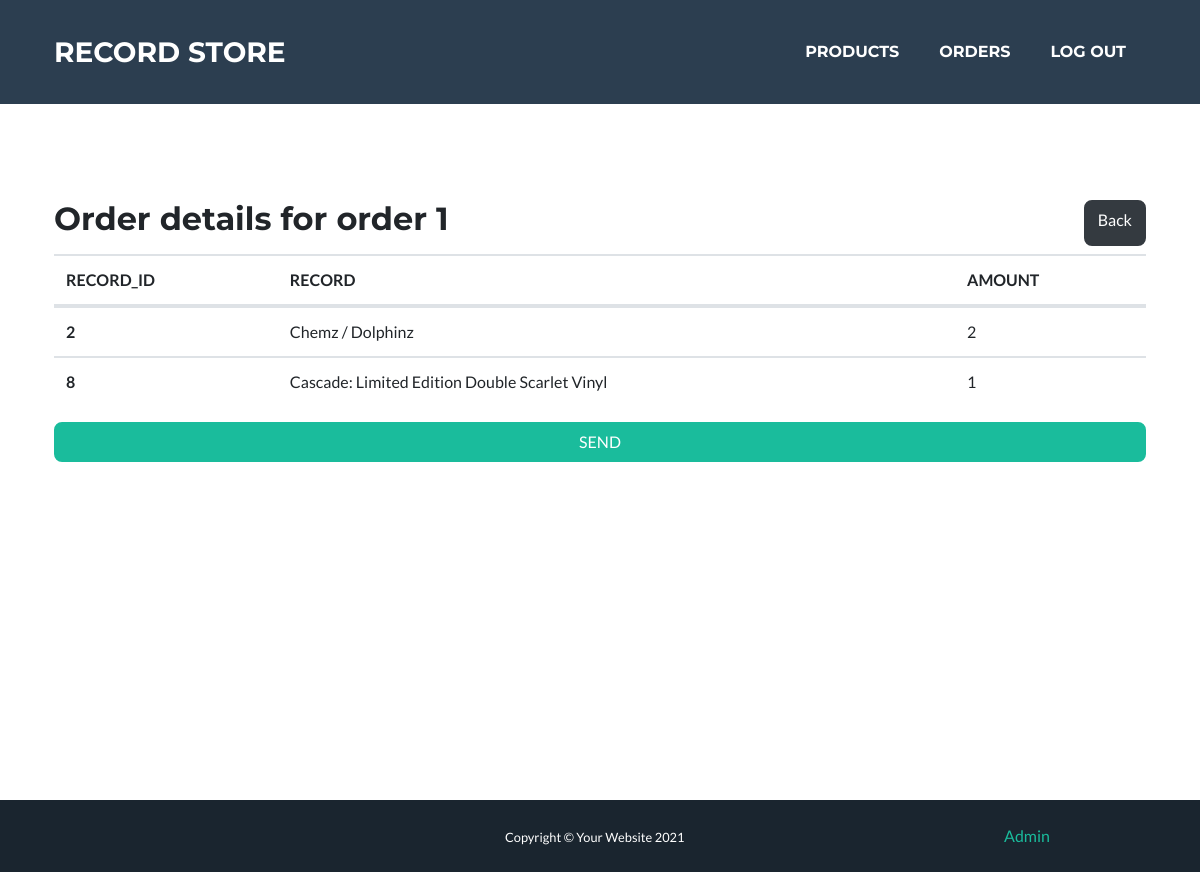
The app's page /admin/orders/1 (signed in) with its own data.
### tables this page shows
CREATE TABLE `orders` (
  `id_order` int(11) NOT NULL,
  `sent` tinyint(1) DEFAULT NULL,
  `timestamp` timestamp NULL DEFAULT CURRENT_TIMESTAMP,
  `id_customer` int(11) NOT NULL
);

CREATE TABLE `order_details` (
  `orders_id_order` int(11) NOT NULL,
  `records_id_record` int(11) NOT NULL,
  `amount` int(11) DEFAULT NULL
);

CREATE TABLE `records` (
  `id_record` int(11) NOT NULL,
  `title` varchar(200) DEFAULT NULL,
  `description` varchar(1000) DEFAULT NULL,
  `price` decimal(11,0) DEFAULT NULL,
  `year_released` varchar(4) DEFAULT NULL,
  `cover` varchar(45) DEFAULT NULL,
  `stock` int(11) NOT NULL,
  `for_sale` tinyint(1) NOT NULL DEFAULT '1'
);

### models/Database.php (called while the page is built, shortened)
<?php
class Database
{
    private $conn = null;
    public function __construct($database, $username = "root", $password = "root", $servername = "localhost")
    {
        $dsn = "mysql:host=$servername;dbname=$database;charset=UTF8";
        try {
            $this->conn = new PDO($dsn, $username, $password);
            $this->conn->setAttribute(PDO::ATTR_ERRMODE, PDO::ERRMODE_EXCEPTION);
        } catch (PDOException $e) {
            echo "Connection failed: " . $e->getMessage();
        }
    }
    private function execute($statement, $input_parameters = [])
    {
        try {
            $stmt = $this->conn->prepare($statement);
            $stmt->execute($input_parameters);
            return $stmt;
        } catch (PDOException $e) {
            echo "Error: " . $e->getMessage() . "<br>";
            throw new Exception($e->getMessage());
        }
    }
    public function select($statement, $input_parameters = [])
    {
        $stmt = $this->execute($statement, $input_parameters);
        return $stmt->fetchAll();
    }
}

### models/AdminModel.php (called while the page is built, shortened)
<?php
class AdminModel
{
    private $db;
    public function __construct($database)
    {
        $this->db = $database;
    }
    public function fetchOrderById($id)
    {
        $statement = "SELECT orders.id_order, records.title, records.id_record, order_details.amount, orders.sent FROM orders
        JOIN order_details ON order_details.orders_id_order = orders.id_order
        JOIN records ON records.id_record = order_details.records_id_record
        WHERE orders.id_order = :id";
        $parameters = array(":id" => $id);
        $order = $this->db->select($statement, $parameters);
        return $order;
    }
}

### views/AdminView.php (the view, shortened to what this page needs)
<?php
class AdminView
{
    public function viewHeader($title)
    {
        include_once("views/partials/header.php");
    }
    public function viewFooter()
    {
        include_once("views/partials/footer.php");
    }
    public function viewTableRowOrderDetails($order)
    {
        $tableRow = <<<HTML
            <tr>
            <th scope="row">$order[id_record]</th>
            <td>
                $order[title]
            </td>
            <td>
                $order[amount]
            </td>
            </tr>
        HTML;
        echo $tableRow;
    }
    public function viewOrderDetails($order)
    {
        $idOrder = $order[0];
        $destination = URLROOT . "admin/orders";
        $tableStart = <<<HTML
        <div class="container masthead min-vh-100">
            <div class='d-flex justify-content-between'>
                <h2>Order details for order $idOrder[id_order]</h2>
                <a href='$destination' class='btn btn-dark'>Back</a>
            </div>
            <table class="table mt-2">
                <thead>
                    <tr>
                    <th scope="col">RECORD_ID</th>
                    <th scope="col">RECORD</th>
                    <th scope="col">AMOUNT</th>
                </thead>
                <tbody>
        HTML;
        echo $tableStart;
        foreach ($order as $orderDetails) {
            $this->viewTableRowOrderDetails($orderDetails);
        }
        $tableEnd = <<<HTML
            </tbody>
            </table>
        HTML;
        echo $tableEnd;
        if (!$idOrder["sent"])
            echo
            "<form action='#' method='POST'>
            <input class='btn btn-primary btn-block' type='submit' value='SEND'/>
            </form>";
        echo "</div>";
    }
}

### records on screen
orders: id_order "1"
order_details: records_id_record.id_record "2", records_id_record.title "Chemz / Dolphinz", amount "2"
order_details: records_id_record.id_record "8", records_id_record.title "Cascade: Limited Edition Double Scarlet Vinyl", amount "1"

### other values on screen
$listItem[title] "PRODUCTS"
$listItem[title] "ORDERS"
$listItem[title] "LOG OUT"
